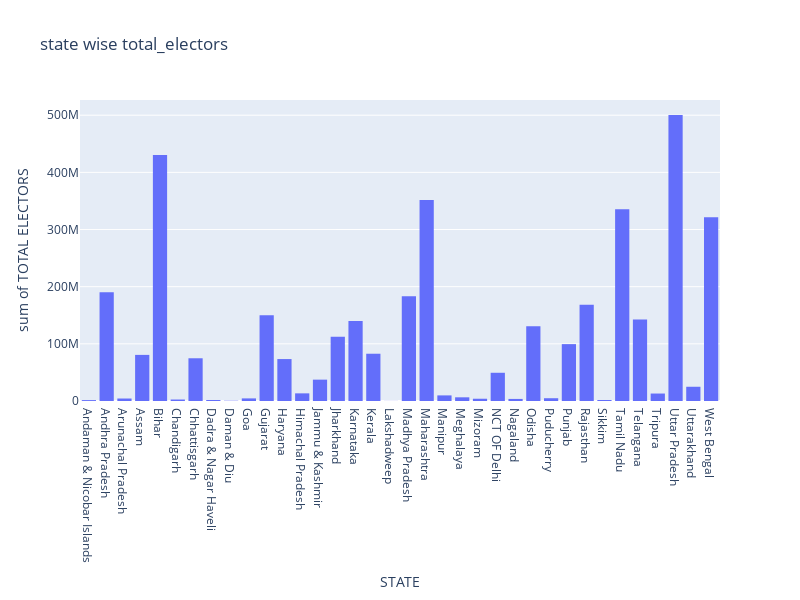
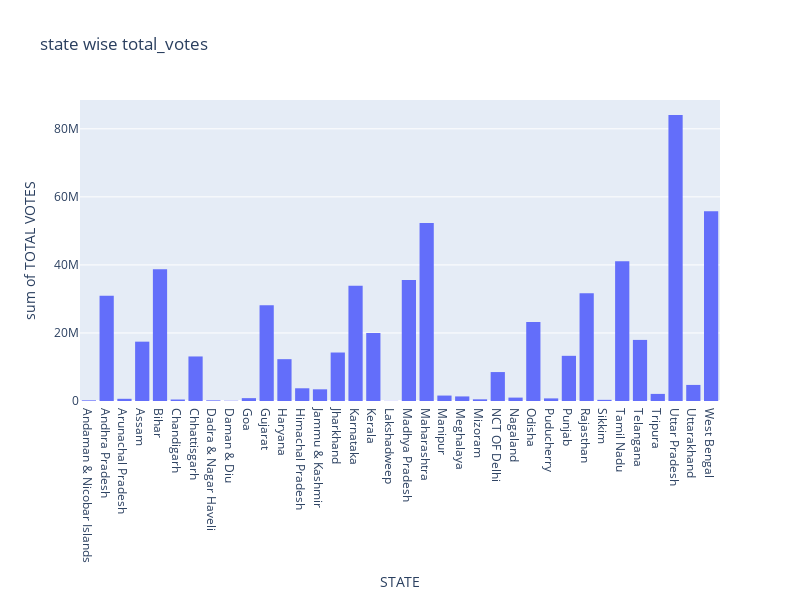

Notebook source saved alongside these figures, in order:
### Code cell
import plotly.express as px
state=df['STATE'].unique()
fig1=px.histogram(df, x='STATE' , y="TOTAL ELECTORS",title ="state wise total_electors")
fig2=px.histogram(df, x='STATE' , y="TOTAL VOTES",title ="state wise total_votes")

fig1.update_layout(height=600, width=800)
fig2.update_layout(height=600, width=800)
fig1.show()
fig2.show()

### Figure 1 — Plotly figure (JSON) as saved in the notebook; plotly's stock layout.template omitted (floating-point values rounded to 4 significant figures; data arrays with more than 128 entries replaced by an {"elided": "..."} marker saying what was removed)
{"data": [{"alignmentgroup": "True", "bingroup": "x", "histfunc": "sum", "hovertemplate": "STATE=%{x}<br>sum of TOTAL ELECTORS=%{y}<extra></extra>", "legendgroup": "", "marker": {"color": "#636efa", "pattern": {"shape": ""}}, "name": "", "offsetgroup": "", "orientation": "v", "showlegend": false, "type": "histogram", "x": {"elided": "2263 str values"}, "xaxis": "x", "y": {"elided": "2263 int values"}, "yaxis": "y"}], "layout": {"barmode": "relative", "height": 600, "legend": {"tracegroupgap": 0}, "title": {"text": "state wise total_electors"}, "width": 800, "xaxis": {"anchor": "y", "domain": [0, 1], "title": {"text": "STATE"}}, "yaxis": {"anchor": "x", "domain": [0, 1], "title": {"text": "sum of TOTAL ELECTORS"}}}}

### Figure 2 — Plotly figure (JSON) as saved in the notebook; plotly's stock layout.template omitted (floating-point values rounded to 4 significant figures; data arrays with more than 128 entries replaced by an {"elided": "..."} marker saying what was removed)
{"data": [{"alignmentgroup": "True", "bingroup": "x", "histfunc": "sum", "hovertemplate": "STATE=%{x}<br>sum of TOTAL VOTES=%{y}<extra></extra>", "legendgroup": "", "marker": {"color": "#636efa", "pattern": {"shape": ""}}, "name": "", "offsetgroup": "", "orientation": "v", "showlegend": false, "type": "histogram", "x": {"elided": "2263 str values"}, "xaxis": "x", "y": {"elided": "2263 int values"}, "yaxis": "y"}], "layout": {"barmode": "relative", "height": 600, "legend": {"tracegroupgap": 0}, "title": {"text": "state wise total_votes"}, "width": 800, "xaxis": {"anchor": "y", "domain": [0, 1], "title": {"text": "STATE"}}, "yaxis": {"anchor": "x", "domain": [0, 1], "title": {"text": "sum of TOTAL VOTES"}}}}
